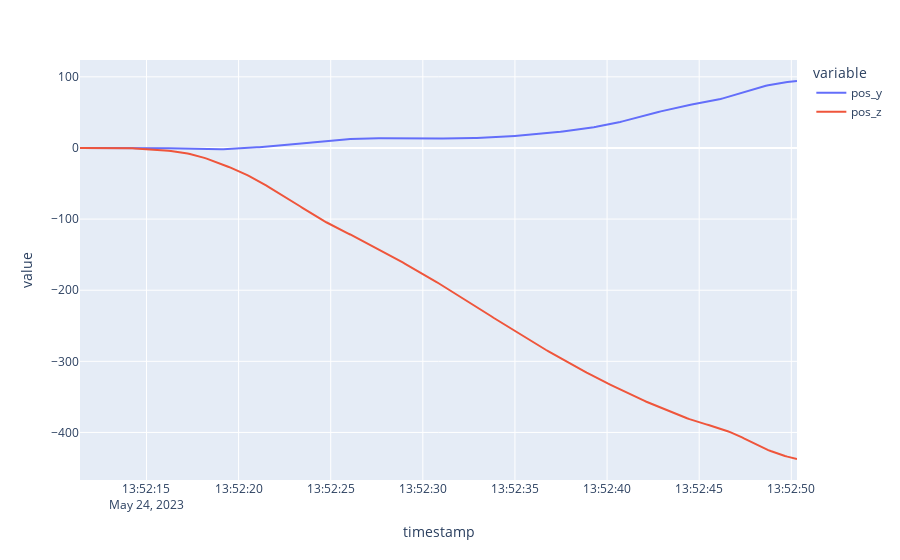

Notebook cell for this chart:
### Code cell
px.line(df, x="timestamp", y=["pos_y", "pos_z"])

### Figure 1 — Plotly figure (JSON) as saved in the notebook; plotly's stock layout.template omitted (floating-point values rounded to 4 significant figures; data arrays with more than 128 entries replaced by an {"elided": "..."} marker saying what was removed)
{"data": [{"hovertemplate": "variable=pos_y<br>timestamp=%{x}<br>value=%{y}<extra></extra>", "legendgroup": "pos_y", "line": {"color": "#636efa", "dash": "solid"}, "marker": {"symbol": "circle"}, "mode": "lines", "name": "pos_y", "orientation": "v", "showlegend": true, "type": "scatter", "x": {"elided": "301 str values"}, "xaxis": "x", "y": {"elided": "301 float values"}, "yaxis": "y"}, {"hovertemplate": "variable=pos_z<br>timestamp=%{x}<br>value=%{y}<extra></extra>", "legendgroup": "pos_z", "line": {"color": "#EF553B", "dash": "solid"}, "marker": {"symbol": "circle"}, "mode": "lines", "name": "pos_z", "orientation": "v", "showlegend": true, "type": "scatter", "x": {"elided": "301 str values"}, "xaxis": "x", "y": {"elided": "301 float values"}, "yaxis": "y"}], "layout": {"legend": {"title": {"text": "variable"}, "tracegroupgap": 0}, "margin": {"t": 60}, "xaxis": {"anchor": "y", "domain": [0, 1], "title": {"text": "timestamp"}}, "yaxis": {"anchor": "x", "domain": [0, 1], "title": {"text": "value"}}}}
